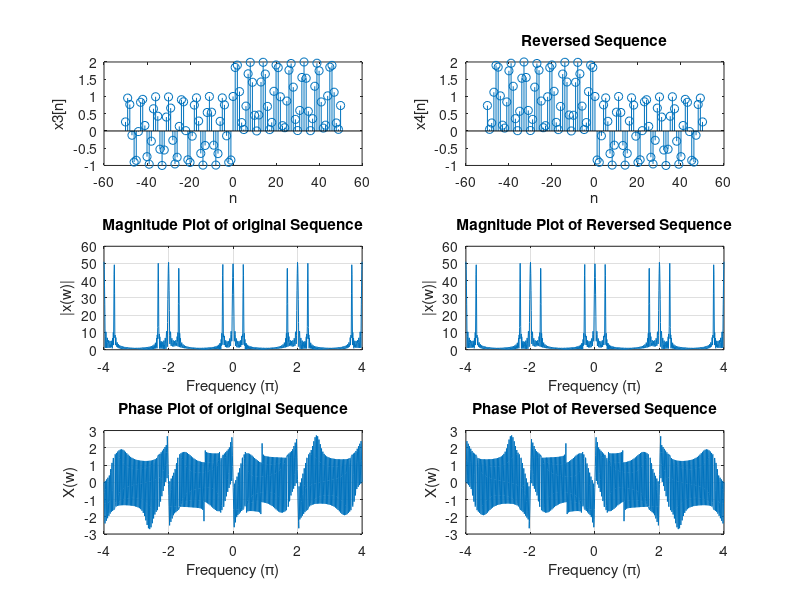

MATLAB code to generate this figure:
% Time Reversal Property
n=-50:50;
x3=zeros(1,length(n));
u = zeros(1, length(n));
for jj=1:length(n)
   if(n(jj)<0)
       u(jj)=0;
   else
       u(jj)=1;
   end
end
for ii=1:length(n)
    x3(ii)=sin(n(ii))+u(ii);
end

subplot(3,2,1);
stem(n,x3);
xlabel("n"); % X-axis label
ylabel("x3[n]"); % Y-axis label

omega=linspace(-4*pi,4*pi,1000);

X_original = zeros(1, length(omega)); % Preallocate array for efficiency
for a=1:length (omega)
    X_original(a) = sum(x3.*exp(-1j*omega(a)*n)); % Compute DTFT using summation definition
end

%%Compute Magnitude and Phase of DTFT
magX_original=abs(X_original); % Compute magnitude spectrum
phaseX_original=angle(X_original); % Compute phase spectrum

% Plot Phase Spectrum of the original Sequence
subplot(3,2,5);
plot(omega/pi, phaseX_original); grid on; % Plot phase spectrum
xlabel("Frequency (π)"); % Label X-axis
ylabel("X(w)"); % Label Y-axis
title("Phase Plot of original Sequence"); % Title for the phase plot

%%Plot Magnitude Spectrum of the original Sequence

subplot(3,2,3);
plot(omega/pi, magX_original); grid on; % Plot magnitude spectrum
xlabel("Frequency (π)"); % Label X-axis
ylabel("|x(w)|"); % Label Y-axis
title("Magnitude Plot of original Sequence"); % Title for the magnitude plot




%%%%%%%%%%%%%%%%%%%%%%%%%%%%%%%%%%%%%%%%%%%%%%%%%%%%%%%%%%%%%%%%%%%%%%%%%%%%


x4 = flip(x3); % Reverse the sequence x3 to obtain x4
% Plot the reversed sequence
subplot(3,2,2);
stem(n, x4); % Plot x4 in the second subplot
title("Reversed Sequence"); % Title for the reversed sequence plot
xlabel("n"); % X-axis label
ylabel("x4[n]"); % Y-axis label

%Compute DTFT of the Reversed Sequence

omega=linspace(-4*pi,4*pi,1000);

X_shifted = zeros(1, length(omega)); % Preallocate array for efficiency
for a=1:length (omega)
    X_shifted(a) = sum(x4.*exp(-1j*omega(a)*n)); % Compute DTFT using summation definition
end

%Compute Magnitude and Phase of DTFT (Reversed)
magX_shifted=abs(X_shifted); % Compute magnitude spectrum
phaseX_shifted=angle(X_shifted); % Compute phase spectrum

%Plot Magnitude Spectrum of the Reversed Sequence

subplot(3,2,4);
plot(omega/pi, magX_shifted); grid on; % Plot magnitude spectrum
xlabel("Frequency (π)"); % Label X-axis
ylabel("|x(w)|"); % Label Y-axis
title("Magnitude Plot of Reversed Sequence"); % Title for the magnitude plot

% Plot Phase Spectrum of the Reversed Sequence
subplot(3,2,6);
plot(omega/pi, phaseX_shifted); grid on; % Plot phase spectrum
xlabel("Frequency (π)"); % Label X-axis
ylabel("X(w)"); % Label Y-axis
title("Phase Plot of Reversed Sequence"); % Title for the phase plot